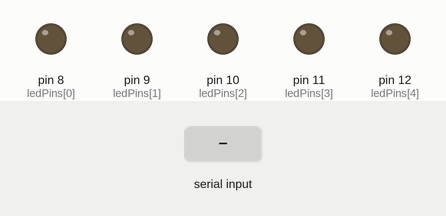
Recording of a sketch running on a simulated Arduino Uno, built with avr-gcc and run on an emulated ATmega328P. Parts: output pins drawn as LEDs (lit = HIGH). The inputs (shaded band) are chosen by the test bench.

Above: at 1.2 s.
1.3 s: "A" received over Serial
At 1.9 s:
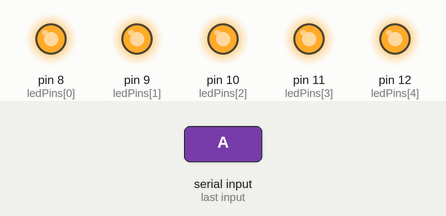
2.8 s: "1" received over Serial
At 4.0 s:
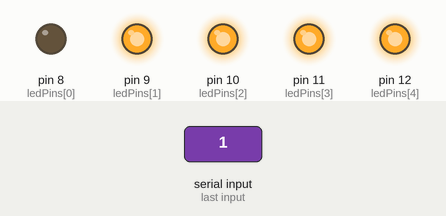
4.3 s: "2" received over Serial
At 5.3 s:
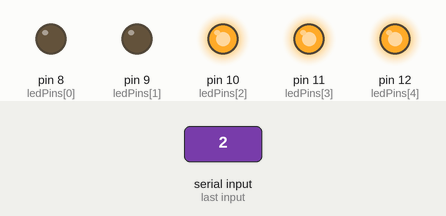
5.8 s: "1" received over Serial
At 6.5 s:
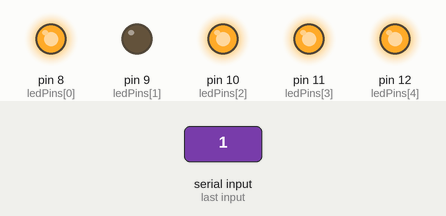
7.3 s: "a" received over Serial
At 7.6 s:
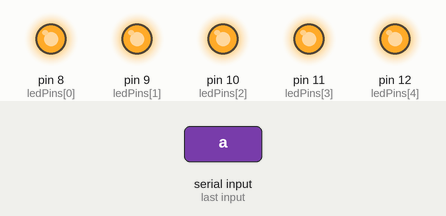
8.8 s: "D" received over Serial
At 10.0 s:
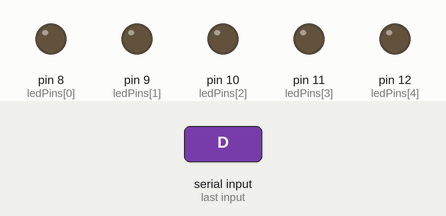
Timing chart, 0 to 11.3 s (numbered marks = the images above; inputs shaded):
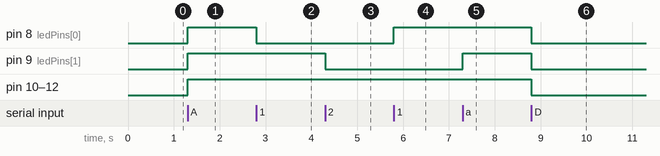

The sketch:

ARDUINO-MAIN.ino
```cpp
const int ledPins[] = {8,9,10,11,12};//AQUI É ONDE ESTÃO OS PINOS E PODE SER ALTERADO
int numLeds = sizeof(ledPins) / sizeof(ledPins[0]);

void setup() {
  for (int i = 0; i < numLeds; i++) {
    pinMode(ledPins[i], OUTPUT);
    digitalWrite(ledPins[i], LOW);
  }
  Serial.begin(9600);
}

void loop() {
  if (Serial.available() > 0) {
    char command = Serial.read();
    int ledNum;

    if (command >= '1' && command <= '5') {//SE FOR MENOS OU MAIS QUE 5 MUDAR ELE
      ledNum = command - '1';
      digitalWrite(ledPins[ledNum], !digitalRead(ledPins[ledNum]));
    } else if (command == 'A' || command == 'a') {
      for (int i = 0; i < numLeds; i++) {
        digitalWrite(ledPins[i], HIGH);
      }
    } else if (command == 'D' || command == 'd') {
      for (int i = 0; i < numLeds; i++) {
        digitalWrite(ledPins[i], LOW);
      }
    }
  }
}
```

Measured:
- after the input at 1.3 s, pin 8 (ledPins[0]), pin 9 (ledPins[1]), pin 10 (ledPins[2]), pin 11 (ledPins[3]), pin 12 (ledPins[4]): LOW → HIGH at once
- after the input at 2.8 s, pin 8 (ledPins[0]): HIGH → LOW at once
- after the input at 4.3 s, pin 9 (ledPins[1]): HIGH → LOW at once
- after the input at 5.8 s, pin 8 (ledPins[0]): LOW → HIGH at once
- after the input at 7.3 s, pin 9 (ledPins[1]): LOW → HIGH at once
- after the input at 8.8 s, pin 8 (ledPins[0]), pin 9 (ledPins[1]), pin 10 (ledPins[2]), pin 11 (ledPins[3]), pin 12 (ledPins[4]): HIGH → LOW at once
